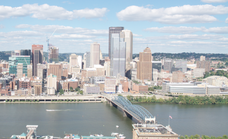
#> input picture HW3/data/incline_L.png, 228 x 139 px, shrunk from 947 x 576 before the run
$ python BRIEF.py   (older library calls are emulated)
#> lines starting #> are read from the running program, lines starting #| are printed output that depends on the picture; after the words box and inside, x2 and y2 are one past the last pixel; in counts of white or black regions, pixels touching at a corner belong together
### HW3/code/keypointDetect.py
import numpy as np
import cv2

def createGaussianPyramid(im, sigma0=1,
        k=np.sqrt(2), levels=[-1,0,1,2,3,4]):

    if len(im.shape)==3:
        im = cv2.cvtColor(im, cv2.COLOR_BGR2GRAY)
    if im.max()>10:
        im = np.float32(im)/255
    im_pyramid = []
    for i in levels:
        sigma_ = sigma0*k**i
        im_pyramid.append(cv2.GaussianBlur(im, (0,0), sigma_))
    im_pyramid = np.stack(im_pyramid, axis=-1)
    return im_pyramid

# [7 lines left out: function displayPyramid, not called in this run]

def createDoGPyramid(gaussian_pyramid, levels=[-1,0,1,2,3,4]):
    '''
    Produces DoG Pyramid
    Inputs
    Gaussian Pyramid - A matrix of grayscale images of size
                        [imH, imW, len(levels)]
    levels      - the levels of the pyramid where the blur at each level is
                   outputs
    DoG Pyramid - size (imH, imW, len(levels) - 1) matrix of the DoG pyramid
                   created by differencing the Gaussian Pyramid input
    '''


    DoG_levels = levels[1:]

    DoG_pyramid = (gaussian_pyramid[:,:,1]-gaussian_pyramid[:,:,0])[:,:,np.newaxis]
    for i in range(1,len(DoG_levels)):
        DoG_layer = (gaussian_pyramid[:,:,i+1]-gaussian_pyramid[:,:,i])
        DoG_pyramid = np.concatenate((DoG_pyramid, DoG_layer[:,:, np.newaxis]), axis=2)

    return DoG_pyramid, DoG_levels

def computePrincipalCurvature(DoG_pyramid):
    '''
    Takes in DoGPyramid generated in createDoGPyramid and returns
    PrincipalCurvature,a matrix of the same size where each point contains the
    curvature ratio R for the corre-sponding point in the DoG pyramid

    INPUTS
        DoG Pyramid - size (imH, imW, len(levels) - 1) matrix of the DoG pyramid

    OUTPUTS
        principal_curvature - size (imH, imW, len(levels) - 1) matrix where each
                          point contains the curvature ratio R for the
                          corresponding point in the DoG pyramid
    '''
    principal_curvature = None
    ##################
    dxx = cv2.Sobel(DoG_pyramid, cv2.CV_64F, 2,0, ksize=5)
    dyy = cv2.Sobel(DoG_pyramid, cv2.CV_64F, 0,2, ksize=5)
    dxy = cv2.Sobel(DoG_pyramid, cv2.CV_64F, 1,1, ksize=5)

    principal_curvature = (dxx + dyy)**2 / ((dxx*dyy) - (dxy)**2)

    return principal_curvature


    return locsDoG.astype(int)
def getLocalExtrema(DoG_pyramid, DoG_levels, principal_curvature,
                    th_contrast=0.03, th_r=12):
    h, w, l = DoG_pyramid.shape
    locsDoG=[]
    #split pyramid along the layer axis
    DP = np.split(DoG_pyramid, DoG_pyramid.shape[2], axis=2)
    DP = [i.reshape(h,w) for i in DP]
    PC = np.split(principal_curvature, principal_curvature.shape[2], axis=2)
    PC = [i.reshape(h,w) for i in PC]


    for i in range(len(DP)):
        n_cells = []

        #compute neighbors in same level
        n_cells = [
                    DP[i][1:-1,:-2], DP[i][:-2,:-2], DP[i][:-2,1:-1], DP[i][:-2,2:],
                    DP[i][1:-1,2:], DP[i][2:,2:], DP[i][2:,1:-1], DP[i][2:,:-2]]
        #compute neighbors below and above
        if i>=1:
            n_cells.append(DP[i-1][1:-1, 1:-1])
        if i<=l-2:
            n_cells.append(DP[i+1][1:-1, 1:-1])
        n_cells = np.asarray(n_cells)

        #satisfy conditions

        valid_cond = ((np.abs(DP[i][1:-1, 1:-1])> th_contrast) & (np.abs(PC[i][1:-1, 1:-1]) <= th_r) & (((DP[i][1:-1, 1:-1] > np.max(n_cells, axis=0)) | (DP[i][1:-1, 1:-1] < np.min(n_cells, axis=0)))))
        valid_points = np.where(valid_cond == True)
        for j in range(len(valid_points[0])):
            locsDoG.append((valid_points[1][j]+1, valid_points[0][j]+1, DoG_levels[i]))
    return locsDoG


def DoGdetector(im, sigma0=1, k=np.sqrt(2), levels=[-1,0,1,2,3,4],
                th_contrast=0.03, th_r=12):
    '''
    Putting it all together

    Inputs          Description
    --------------------------------------------------------------------------
    im              Grayscale image with range [0,1].

    sigma0          Scale of the 0th image pyramid.

    k               Pyramid Factor.  Suggest sqrt(2).

    levels          Levels of pyramid to construct. Suggest -1:4.

    th_contrast     DoG contrast threshold.  Suggest 0.03.

    th_r            Principal Ratio threshold.  Suggest 12.

    Outputs         Description
    --------------------------------------------------------------------------

    locsDoG         N x 3 matrix where the DoG pyramid achieves a local extrema
                    in both scale and space, and satisfies the two thresholds.

    gauss_pyramid   A matrix of grayscale images of size (imH,imW,len(levels))
    '''

    gauss_pyramid = createGaussianPyramid(im, sigma0, k, levels)
    DoG_pyramid, DoG_levels = createDoGPyramid(gauss_pyramid, levels)

    pc = computePrincipalCurvature(DoG_pyramid)
    locsDoG = getLocalExtrema(DoG_pyramid, DoG_levels, pc, th_contrast, th_r)

    return locsDoG, gauss_pyramid


# [26 lines that do not run on import are left out]

### HW3/code/BRIEF.py
import numpy as np
import cv2
import os
from scipy.spatial.distance import cdist
from keypointDetect import DoGdetector
import math
import matplotlib.pyplot as plt


def makeTestPattern(patch_width=9, nbits=256):
    '''
    Creates Test Pattern for BRIEF

    Run this routine for the given parameters patch_width = 9 and n = 256

    INPUTS
    patch_width - the width of the image patch (usually 9)
    nbits      - the number of tests n in the BRIEF descriptor

    OUTPUTS
    compareX and compareY - LINEAR indices into the patch_width x patch_width image
                            patch and are each (nbits,) vectors.
    '''
    #############################
    compareX = np.random.randint(0, 80, nbits)
    compareY = np.random.randint(0, 80, nbits)

    return  compareX, compareY

# [11 lines of commented-out code are left out]


def computeBrief(im, locsDoG, compareX, compareY):
    '''
    Compute Brief feature
     INPUT
     locsDoG - locsDoG are the keypoint locations returned by the DoG
               detector.
     levels  - Gaussian scale levels that were given in Section1.
     compareX and compareY - linear indices into the
                             (patch_width x patch_width) image patch and are
                             each (nbits,) vectors.


     OUTPUT
     locs - an m x 3 vector, where the first two columns are the image
    		 coordinates of keypoints and the third column is the pyramid
            level of the keypoints.
     desc - an m x n bits matrix of stacked BRIEF descriptors. m is the number
            of valid descriptors in the image and will vary.
    '''
    if len(im.shape)==3:
        im = cv2.cvtColor(im, cv2.COLOR_BGR2GRAY)
    if im.dtype!='float' or np.amax(im)>1:
        im = im.astype('float')/255
    locs = np.empty((0, 3))
    desc = np.empty((0, len(compareX)))
    patch_size = 9
    add_patch = math.floor(patch_size/2)

    for y,x,level in locsDoG:
        #eliminate patches which may extend out of the image

        if (x-add_patch<0) or (x+add_patch>=im.shape[0]) or (y-add_patch<0) or (y+add_patch>=im.shape[1]):
            continue
        #create locs for which patches exist
        X = np.asarray([y, x, level]).reshape(1,3)

        locs = np.append(locs, X, axis=0)


        patch = np.empty((patch_size, patch_size))
        for i in range(patch_size):

            patch[i,:] = im[int(x-add_patch+i), int(y-add_patch):int(y+add_patch+1)]
            #print(patch[i,:])
        patch = patch.reshape(patch_size**2, 1)
        d = []
        for i in range(len(compareX)):

            if patch[compareX[i]]<patch[compareY[i]]:

                d.append(1)
            else:
                d.append(0)
        d = np.asarray(d)

        d = d.reshape(-1, len(compareX))
        desc = np.append(desc, d, axis=0)

    return locs, desc


def briefLite(im):
    '''
    INPUTS
    im - gray image with values between 0 and 1

    OUTPUTS
    locs - an m x 3 vector, where the first two columns are the image coordinates
            of keypoints and the third column is the pyramid level of the keypoints
    desc - an m x n bits matrix of stacked BRIEF descriptors.
            m is the number of valid descriptors in the image and will vary
            n is the number of bits for the BRIEF descriptor
    '''


    test_pattern_file = '../results/testPattern.npy'
    compareX, compareY = np.load(test_pattern_file)
    locsDoG, gaussian_pyramid = DoGdetector(im)
    locs, desc = computeBrief(im, locsDoG, compareX, compareY)

    return locs, desc

def briefMatch(desc1, desc2, ratio=0.8):
    '''
    performs the descriptor matching
    inputs  : desc1 , desc2 - m1 x n and m2 x n matrix. m1 and m2 are the number of keypoints in image 1 and 2.
                                n is the number of bits in the brief
    outputs : matches - p x 2 matrix. where the first column are indices
                                        into desc1 and the second column are indices into desc2
    '''
    D = cdist(np.float32(desc1), np.float32(desc2), metric='hamming')
    # find smallest distance
    ix2 = np.argmin(D, axis=1)
    d1 = D.min(1)
    # find second smallest distance
    d12 = np.partition(D, 2, axis=1)[:,0:2]
    d2 = d12.max(1)
    r = d1/(d2+1e-10)
    is_discr = r<ratio
    ix2 = ix2[is_discr]
    ix1 = np.arange(D.shape[0])[is_discr]

    matches = np.stack((ix1,ix2), axis=-1)
    return matches

def plotMatches(im1, im2, matches, locs1, locs2):
    fig = plt.figure()
    # draw two images side by side
    imH = max(im1.shape[0], im2.shape[0])
    im = np.zeros((imH, im1.shape[1]+im2.shape[1]), dtype='uint8')
    im[0:im1.shape[0], 0:im1.shape[1]] = cv2.cvtColor(im1, cv2.COLOR_BGR2GRAY)
    im[0:im2.shape[0], im1.shape[1]:] = cv2.cvtColor(im2, cv2.COLOR_BGR2GRAY)
    plt.imshow(im, cmap='gray')
    for i in range(matches.shape[0]):
        pt1 = locs1[matches[i,0], 0:2]
        pt2 = locs2[matches[i,1], 0:2].copy()
        pt2[0] += im1.shape[1]
        x = np.asarray([pt1[0], pt2[0]])
        y = np.asarray([pt1[1], pt2[1]])
        plt.plot(x,y,'r')
        plt.plot(x,y,'g.')
    plt.show()


if __name__ == '__main__':
    # test makeTestPattern
    compareX, compareY = makeTestPattern()
    test_pattern_file = '../results/testPattern.npy'
    np.save(test_pattern_file, [compareX, compareY])

    # [10 lines of commented-out code are left out]
    im1 = cv2.imread('../data/incline_L.png')
#> im1 is the input picture: shape (139, 228, 3); mean B, G, R 188.8, 185.2, 178.7
    im2 = cv2.imread('../data/incline_R.png')
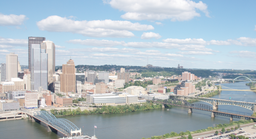
#> input picture HW3/data/incline_R.png, 256 x 139 px, shrunk from 1064 x 576 before the run
#> im2 is the input picture: shape (139, 256, 3); mean B, G, R 195.1, 188.5, 177.3
    locs1, desc1 = briefLite(im1)
#> the loop in createGaussianPyramid, `for i in levels:` made 6 passes
#> sigma_ on passes 1 to 6: 0.707, 1, 1.41, 2, 2.83, 4
#> after the loop in createGaussianPyramid, `for i in levels:`: im_pyramid = 6 items
#> in DoGdetector, `DoG_pyramid, DoG_levels = createDoGPyramid(gauss_pyramid, levels)`: DoG_levels = [0, 1, 2, 3, 4]
#> in getLocalExtrema, `DP = np.split(DoG_pyramid, DoG_pyramid.shape[2], axis=2)`: DP = 5 items
#> the loop in getLocalExtrema, `for i in range(len(DP)):` made 5 passes
#> valid_points on passes 1 to 5: 392 positions, rows 29 to 136, columns 1 to 223, 152 positions, rows 27 to 136, columns 1 to 222, 89 positions, rows 27 to 135, columns 4 to 222, 73 positions, rows 27 to 131, columns 4 to 218, 34 positions, rows 8 to 126, columns 3 to 218
#> pass 1, in getLocalExtrema, `valid_cond = ((np.abs(DP[i][1:-1, 1:-1])> th_contrast) & (np.abs(PC[i]..`:
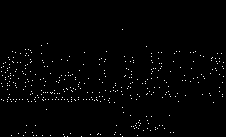
#> valid_cond: shape (137, 226) bool; 1.3% white in thin lines or dots, all inside (x1, y1, x2, y2) = (1, 29, 224, 137)
#> after the loop in getLocalExtrema, `for i in range(len(DP)):`: locsDoG = 740 items, first 6: (123, 30, 0), (48, 44, 0), (42, 46, 0), (147, 47, 0), (26, 50, 0), (29, 50, 0)
#> the loop in computeBrief, `for y,x,level in locsDoG:` made 740 passes
#> (y, x, X) on passes 5 to 7: (26, 50, [[26, 50, 0]]), (29, 50, [[29, 50, 0]]), (31, 51, [[31, 51, 0]])
#> after the loop in computeBrief, `for y,x,level in locsDoG:`: locs = 707 rows, first 8: [123, 30, 0], [48, 44, 0], [42, 46, 0], [147, 47, 0], [26, 50, 0], [29, 50, 0], [31, 51, 0], [13, 52, 0]
#> locs1 has the same summary as locs in computeBrief

    locs2, desc2 = briefLite(im2)
#> call 2 of createGaussianPyramid, with sigma0 = 1, k = 1.41
#> in createGaussianPyramid (call 2), `im = cv2.cvtColor(im, cv2.COLOR_BGR2GRAY)`:
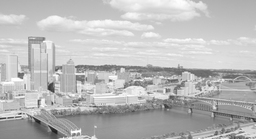
#> im: shape (139, 256); min 29, max 255, mean 185.9
#> the loop in createGaussianPyramid (call 2), `for i in levels:` made 6 passes
#> the loop in getLocalExtrema (call 2), `for i in range(len(DP)):` made 5 passes
#> valid_points on passes 1 to 5: 286 positions, rows 36 to 136, columns 3 to 253, 136 positions, rows 37 to 135, columns 0 to 241, 81 positions, rows 40 to 133, columns 3 to 248, 47 positions, rows 38 to 130, columns 12 to 246, 29 positions, rows 18 to 129, columns 13 to 245
#> pass 1, in getLocalExtrema (call 2), `valid_cond = ((np.abs(DP[i][1:-1, 1:-1])> th_contrast) & (np.abs(PC[i]..`:
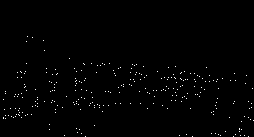
#> valid_cond: shape (137, 254) bool; 0.82% white in thin lines or dots, all inside (x1, y1, x2, y2) = (3, 36, 254, 137)
#> after the loop in getLocalExtrema (call 2), `for i in range(len(DP)):`: locsDoG = 579 items, first 6: (28, 37, 0), (33, 38, 0), (44, 41, 0), (27, 42, 0), (45, 51, 0), (70, 59, 0)
#> the loop in computeBrief (call 2), `for y,x,level in locsDoG:` made 579 passes
#> (y, x, X) on passes 5 to 7: (45, 51, [[45, 51, 0]]), (70, 59, [[70, 59, 0]]), (27, 64, [[27, 64, 0]])
#> after the loop in computeBrief (call 2), `for y,x,level in locsDoG:`: locs = 561 rows, first 8: [28, 37, 0], [33, 38, 0], [44, 41, 0], [27, 42, 0], [45, 51, 0], [70, 59, 0], [27, 64, 0], [84, 64, 0]
#> locs2 has the same summary as locs in computeBrief

    #locs2, desc2 = briefLite(im2)
    matches = briefMatch(desc1, desc2)
#> in briefMatch, `D = cdist(np.float32(desc1), np.float32(desc2), metric='hamming')`:
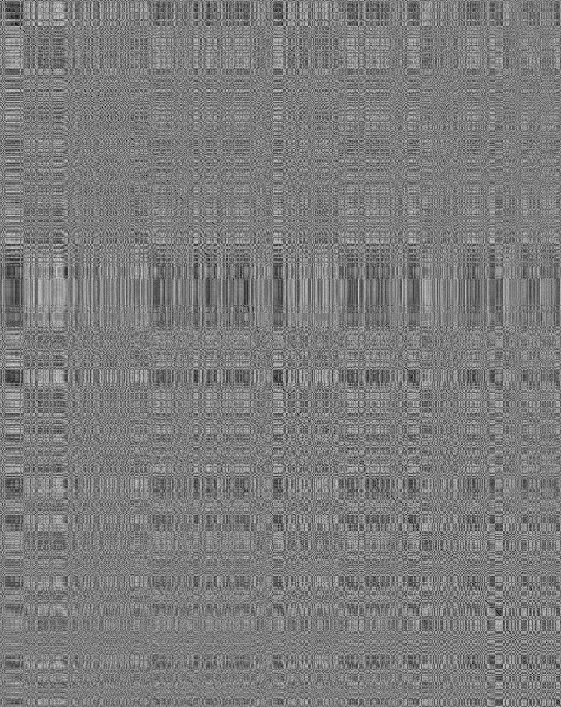
#> D: shape (707, 561) float64; min 0.0273, max 0.848, mean 0.491
#> in briefMatch, `ix2 = np.argmin(D, axis=1)`: ix2 = 707 values, max 559 at index 701, min 0 at index 34, mean 278.7
#> in briefMatch, `d1 = D.min(1)`: d1 = 707 values, max 0.344 at index 634, min 0.0273 at index 429, mean 0.204
#> in briefMatch, `d12 = np.partition(D, 2, axis=1)[:,0:2]`: d12 = 707 pairs, first value 0.0273 to 0.344, second value 0.102 to 0.363
#> in briefMatch, `d2 = d12.max(1)`: d2 = 707 values, max 0.363 at index 262, min 0.102 at index 16, mean 0.246
#> in briefMatch, `r = d1/(d2+1e-10)`: r = 707 values, max 1 at index 634, min 0.0946 at index 429, mean 0.822
#> in briefMatch, `ix2 = ix2[is_discr]`: ix2 = 203 values, max 559 at index 201, min 2 at index 0, mean 289.5
#> in briefMatch, `ix1 = np.arange(D.shape[0])[is_discr]`: ix1 = 203 values from 0 to 703
#> in briefMatch, `matches = np.stack((ix1,ix2), axis=-1)`: matches = 203 pairs, first value 0 to 703, second value 2 to 559
    plotMatches(im1,im2,matches,locs1,locs2)
#> in plotMatches, `im[0:im2.shape[0], im1.shape[1]:] = cv2.cvtColor(im2, cv2.COLOR_BGR2GR..`:
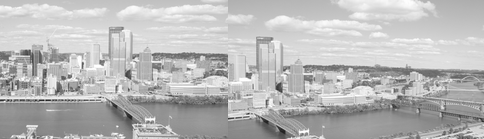
#> im: shape (139, 484); min 29, max 255, mean 184.8
#> the loop in plotMatches, `for i in range(matches.shape[0]):` made 203 passes
#> (pt1, x, y) on passes 1 to 3: ([123, 30], [123, 272], [30, 41]), ([147, 47], [147, 298], [47, 59]), ([107, 52], [107, 255], [52, 64])
#> in plotMatches, `plt.show()`:
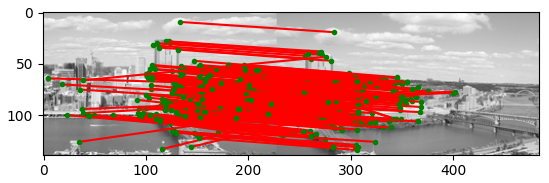
#> figure drawn by matplotlib, 1 panel
